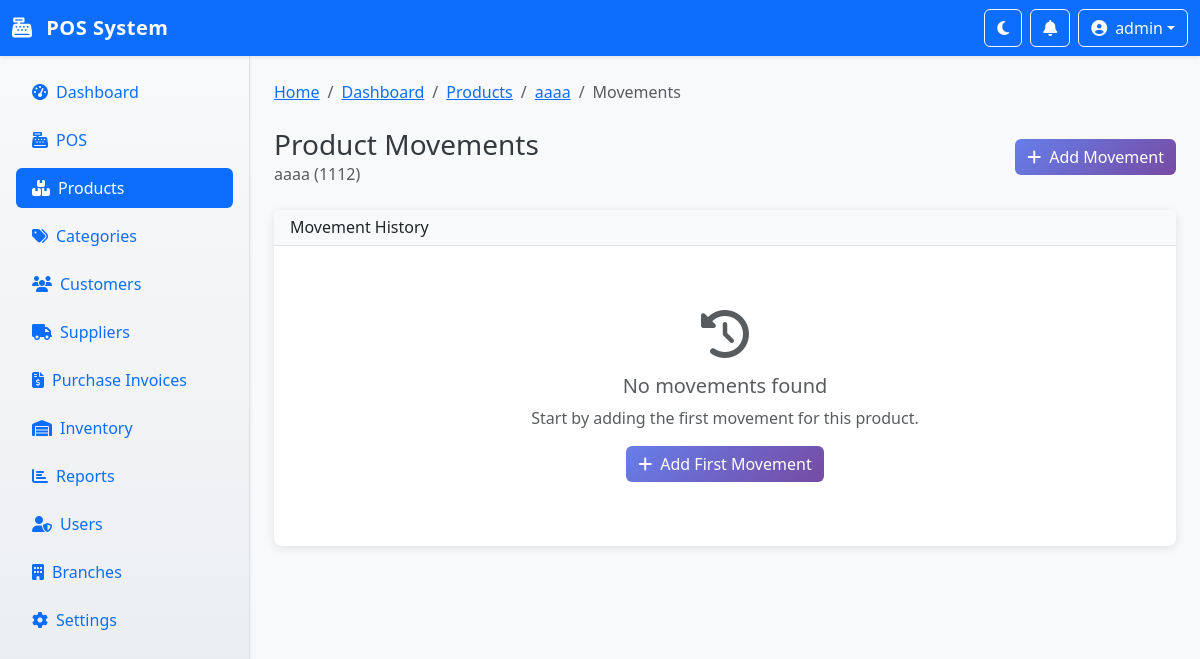
The page /product/1/movements (signed in) on the database its author committed.
### app.py (models this page shows, shortened)
class User(UserMixin, db.Model):
    id = db.Column(db.Integer, primary_key=True)
    username = db.Column(db.String(80), unique=True, nullable=False)
    email = db.Column(db.String(120), unique=True, nullable=False)
    password_hash = db.Column(db.String(128), nullable=False)
    role = db.Column(db.String(20), nullable=False, default='cashier')  # admin, manager, cashier, inventory_manager
    is_active = db.Column(db.Boolean, default=True)
    branch_id = db.Column(db.Integer, db.ForeignKey('branch.id'), nullable=True)
    created_at = db.Column(db.DateTime, default=datetime.utcnow)
    last_login = db.Column(db.DateTime, nullable=True)
    branch = db.relationship('Branch', backref=db.backref('users', lazy=True))

class Product(db.Model):
    id = db.Column(db.Integer, primary_key=True)
    name = db.Column(db.String(200), nullable=False)
    description = db.Column(db.Text, nullable=True)
    sku = db.Column(db.String(50), unique=True, nullable=False)
    barcodes = db.Column(db.Text, nullable=True)  # JSON array of barcodes
    category_id = db.Column(db.Integer, db.ForeignKey('category.id'), nullable=True)
    price = db.Column(db.Float, nullable=False)
    cost_price = db.Column(db.Float, nullable=True)
    image = db.Column(db.String(255), nullable=True)
    is_active = db.Column(db.Boolean, default=True)
    track_inventory = db.Column(db.Boolean, default=True)
    min_stock = db.Column(db.Integer, default=0)
    max_stock = db.Column(db.Integer, nullable=True)
    box_qty = db.Column(db.Integer, default=1)  # Units per box
    is_favorite = db.Column(db.Boolean, default=False)  # Favorite product
    expiry_date = db.Column(db.Date, nullable=True)  # Expiration date
    created_at = db.Column(db.DateTime, default=datetime.utcnow)
    updated_at = db.Column(db.DateTime, default=datetime.utcnow, onupdate=datetime.utcnow)
    category = db.relationship('Category', backref=db.backref('products', lazy=True))
    inventories = db.relationship('Inventory', backref='product', lazy=True)
    @property
    def barcode_list(self):
        """Get barcodes as a list"""
        if self.barcodes:
            try:
                return json.loads(self.barcodes)
            except:
                return [self.barcodes] if self.barcodes else []
        return []

### app.py (the view)
@app.route('/product/<int:id>/movements')
@login_required
def product_movements(id):
    product = Product.query.get_or_404(id)
    page = request.args.get('page', 1, type=int)
    per_page = 20
    movements = ProductMovement.query.filter_by(product_id=id).order_by(ProductMovement.created_at.desc()).paginate(page=page, per_page=per_page, error_out=False)
    return render_template('product_movements.html', product=product, movements=movements)

### templates/product_movements.html (shortened to what this page needs)
{% extends "base.html" %}
{% block breadcrumb_items %}
<li class="breadcrumb-item"><a href="{{ url_for('index') }}">Dashboard</a></li>
<li class="breadcrumb-item"><a href="{{ url_for('products') }}">Products</a></li>
<li class="breadcrumb-item"><a href="{{ url_for('edit_product', id=product.id) }}">{{ product.name }}</a></li>
<li class="breadcrumb-item active">Movements</li>
{% endblock %}
{% block content %}
<div class="row mb-4">
    <div class="col-12">
        <div class="d-flex justify-content-between align-items-center">
            <div>
                <h1 class="h3 mb-0">Product Movements</h1>
                <p class="text-muted mb-0">{{ product.name }} ({{ product.sku }})</p>
            </div>
            <a href="{{ url_for('add_product_movement', id=product.id) }}" class="btn btn-primary">
                <i class="fas fa-plus me-2"></i>Add Movement
            </a>
        </div>
    </div>
</div>
<div class="row">
    <div class="col-12">
        <div class="card">
            <div class="card-header">
                <h6 class="mb-0">Movement History</h6>
            </div>
            <div class="card-body">
                {% if movements.items %}
                <div class="table-responsive">
                    <table class="table table-hover">
                        <thead>
                            <tr>
                                <th>Date</th>
                                <th>Type</th>
                                <th>Quantity</th>
                                <th>User</th>
                                <th>Branch</th>
                                <th>Reason</th>
                                <th>Notes</th>
                            </tr>
                        </thead>
                        <tbody>
                            {% for movement in movements.items %}
                            <tr>
                                <td>{{ movement.created_at.strftime('%Y-%m-%d %H:%M') }}</td>
                                <td>
                                    {% if movement.movement_type == 'purchase' %}
                                        <span class="badge bg-success">Purchase</span>
                                    {% elif movement.movement_type == 'sale' %}
                                        <span class="badge bg-danger">Sale</span>
                                    {% elif movement.movement_type == 'return' %}
                                        <span class="badge bg-warning">Return</span>
                                    {% elif movement.movement_type == 'transfer' %}
                                        <span class="badge bg-info">Transfer</span>
                                    {% elif movement.movement_type == 'adjustment' %}
                                        <span class="badge bg-secondary">Adjustment</span>
                                    {% endif %}
                                </td>
                                <td>
                                    <span class="{% if movement.quantity > 0 %}text-success{% else %}text-danger{% endif %}">
                                        {% if movement.quantity > 0 %}+{% endif %}{{ movement.quantity }}
                                    </span>
                                </td>
                                <td>{{ movement.user.username }}</td>
                                <td>{{ movement.branch.name }}</td>
                                <td>{{ movement.reason or '-' }}</td>
                                <td>{{ movement.notes or '-' }}</td>
                            </tr>
                            {% endfor %}
                        </tbody>
                    </table>
                </div>
                {% if movements.has_prev or movements.has_next %}
                <nav aria-label="Movement pagination" class="mt-4">
                    <ul class="pagination justify-content-center">
                        {% if movements.has_prev %}
                        <li class="page-item">
                            <a class="page-link" href="{{ url_for('product_movements', id=product.id, page=movements.prev_num) }}">
                                <i class="fas fa-chevron-left"></i> Previous
                            </a>
                        </li>
                        {% else %}
                        <li class="page-item disabled">
                            <span class="page-link"><i class="fas fa-chevron-left"></i> Previous</span>
                        </li>
                        {% endif %}
                        {% for page_num in movements.iter_pages() %}
                        {% if page_num %}
                        <li class="page-item {% if page_num == movements.page %}active{% endif %}">
                            <a class="page-link" href="{{ url_for('product_movements', id=product.id, page=page_num) }}">{{ page_num }}</a>
                        </li>
                        {% else %}
                        <li class="page-item disabled">
                            <span class="page-link">...</span>
                        </li>
                        {% endif %}
                        {% endfor %}
                        {% if movements.has_next %}
                        <li class="page-item">
                            <a class="page-link" href="{{ url_for('product_movements', id=product.id, page=movements.next_num) }}">
                                Next <i class="fas fa-chevron-right"></i>
                            </a>
                        </li>
                        {% else %}
                        <li class="page-item disabled">
                            <span class="page-link">Next <i class="fas fa-chevron-right"></i></span>
                        </li>
                        {% endif %}
                    </ul>
                </nav>
                {% endif %}
                {% else %}
                <div class="text-center py-5">
                    <i class="fas fa-history fa-3x text-muted mb-3"></i>
                    <h5 class="text-muted">No movements found</h5>
                    <p class="text-muted">Start by adding the first movement for this product.</p>
                    <a href="{{ url_for('add_product_movement', id=product.id) }}" class="btn btn-primary">
                        <i class="fas fa-plus me-2"></i>Add First Movement
                    </a>
                </div>
                {% endif %}
            </div>
        </div>
    </div>
</div>
{% endblock %}

### templates/base.html (shortened to what this page needs)
<!DOCTYPE html>
<html lang="en" data-bs-theme="light">
<head>
    <link href="https://cdn.jsdelivr.net/npm/bootstrap@5.3.0/dist/css/bootstrap.min.css" rel="stylesheet">
    <link href="https://cdnjs.cloudflare.com/ajax/libs/font-awesome/6.4.0/css/all.min.css" rel="stylesheet">
    <link href="{{ url_for('static', filename='css/style.css') }}" rel="stylesheet">
</head>
<body class="bg-light">
    <nav class="navbar navbar-expand-lg navbar-dark bg-primary shadow-sm" id="top-navbar">
        <div class="container-fluid">
            <a class="navbar-brand fw-bold" href="{{ url_for('index') }}">
                <i class="fas fa-cash-register me-2"></i>
                POS System
            </a>
            <div class="d-flex align-items-center">
                <button class="btn btn-outline-light me-2" id="theme-toggle" title="Toggle Theme">
                    <i class="fas fa-moon"></i>
                </button>
                <div class="dropdown me-2">
                    <button class="btn btn-outline-light position-relative" type="button" id="notifications-dropdown" data-bs-toggle="dropdown">
                        <i class="fas fa-bell"></i>
                    </button>
                </div>
                <div class="dropdown">
                    <button class="btn btn-outline-light dropdown-toggle d-flex align-items-center" type="button" id="user-dropdown" data-bs-toggle="dropdown">
                        <i class="fas fa-user-circle me-2"></i>
                        <span class="d-none d-sm-inline">{{ current_user.username }}</span>
                    </button>
                </div>
            </div>
        </div>
    </nav>
    <div class="d-flex">
        <nav id="sidebar" class="bg-white shadow-sm border-end" style="width: 250px; min-height: calc(100vh - 56px);">
            <div class="p-3">
                <ul class="nav nav-pills flex-column">
                    <li class="nav-item mb-2">
                        <a class="nav-link {% if request.endpoint == 'index' %}active{% endif %}" href="{{ url_for('index') }}">
                            <i class="fas fa-tachometer-alt me-2"></i>Dashboard
                        </a>
                    </li>
                    <li class="nav-item mb-2">
                        <a class="nav-link {% if request.endpoint == 'pos' %}active{% endif %}" href="{{ url_for('pos') }}">
                            <i class="fas fa-cash-register me-2"></i>POS
                        </a>
                    </li>
                    <li class="nav-item mb-2">
                        <a class="nav-link {% if 'product' in request.endpoint %}active{% endif %}" href="{{ url_for('products') }}">
                            <i class="fas fa-boxes me-2"></i>Products
                        </a>
                    </li>
                    <li class="nav-item mb-2">
                        <a class="nav-link {% if 'category' in request.endpoint %}active{% endif %}" href="{{ url_for('categories') }}">
                            <i class="fas fa-tags me-2"></i>Categories
                        </a>
                    </li>
                    <li class="nav-item mb-2">
                        <a class="nav-link {% if 'customer' in request.endpoint %}active{% endif %}" href="{{ url_for('customers') }}">
                            <i class="fas fa-users me-2"></i>Customers
                        </a>
                    </li>
                    <li class="nav-item mb-2">
                        <a class="nav-link {% if 'supplier' in request.endpoint %}active{% endif %}" href="{{ url_for('suppliers') }}">
                            <i class="fas fa-truck me-2"></i>Suppliers
                        </a>
                    </li>
                    <li class="nav-item mb-2">
                        <a class="nav-link {% if 'purchase_invoice' in request.endpoint %}active{% endif %}" href="{{ url_for('purchase_invoices') }}">
                            <i class="fas fa-file-invoice-dollar me-2"></i>Purchase Invoices
                        </a>
                    </li>
                    {% if current_user.role in ['admin', 'manager'] %}
                    <li class="nav-item mb-2">
                        <a class="nav-link {% if 'inventory' in request.endpoint %}active{% endif %}" href="{{ url_for('inventory') }}">
                            <i class="fas fa-warehouse me-2"></i>Inventory
                        </a>
                    </li>
                    <li class="nav-item mb-2">
                        <a class="nav-link {% if 'report' in request.endpoint %}active{% endif %}" href="{{ url_for('reports') }}">
                            <i class="fas fa-chart-bar me-2"></i>Reports
                        </a>
                    </li>
                    {% endif %}
                    {% if current_user.role == 'admin' %}
                    <li class="nav-item mb-2">
                        <a class="nav-link {% if 'user' in request.endpoint %}active{% endif %}" href="{{ url_for('users') }}">
                            <i class="fas fa-user-shield me-2"></i>Users
                        </a>
                    </li>
                    <li class="nav-item mb-2">
                        <a class="nav-link {% if 'branch' in request.endpoint %}active{% endif %}" href="{{ url_for('branches') }}">
                            <i class="fas fa-building me-2"></i>Branches
                        </a>
                    </li>
                    <li class="nav-item mb-2">
                        <a class="nav-link {% if request.endpoint == 'settings' %}active{% endif %}" href="{{ url_for('settings') }}">
                            <i class="fas fa-cog me-2"></i>Settings
                        </a>
                    </li>
                    {% endif %}
                </ul>
            </div>
        </nav>
        <main class="flex-fill p-4" id="main-content">
            {% block breadcrumb %}
            <nav aria-label="breadcrumb" class="mb-4">
                <ol class="breadcrumb">
                    <li class="breadcrumb-item"><a href="{{ url_for('index') }}">Home</a></li>
                    {% block breadcrumb_items %}{% endblock %}
                </ol>
            </nav>
            {% endblock %}
            {% block content %}{% endblock %}
        </main>
    </div>
</body>
</html>

### rows shown on the page
User: username "admin"
Product: name "aaaa", sku "1112"
